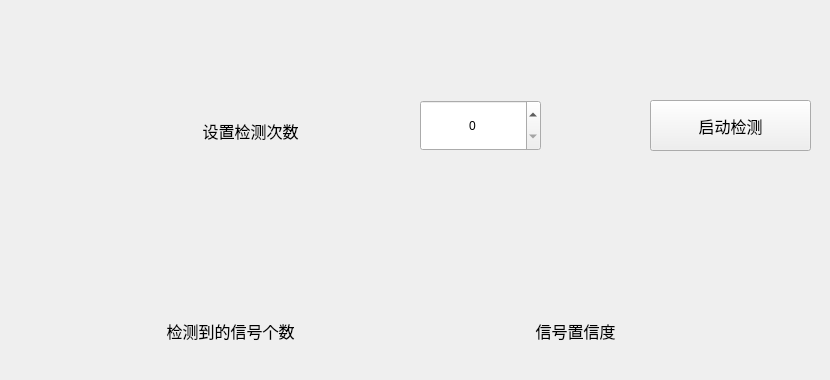
         <widget class="QWidget" name="page_2">
          <widget class="QLabel" name="label_131">
           <property name="geometry">
            <rect>
             <x>320</x>
             <y>300</y>
             <width>171</width>
             <height>51</height>
            </rect>
           </property>
           <property name="font">
            <font>
             <family>Adobe Devanagari</family>
             <pointsize>12</pointsize>
            </font>
           </property>
           <property name="text">
            <string/>
           </property>
           <property name="alignment">
            <set>Qt::AlignCenter</set>
           </property>
          </widget>
          <widget class="QLabel" name="label_132">
           <property name="geometry">
            <rect>
             <x>470</x>
             <y>300</y>
             <width>211</width>
             <height>61</height>
            </rect>
           </property>
           <property name="font">
            <font>
             <family>Adobe Devanagari</family>
             <pointsize>12</pointsize>
            </font>
           </property>
           <property name="text">
            <string>信号置信度</string>
           </property>
           <property name="alignment">
            <set>Qt::AlignCenter</set>
           </property>
          </widget>
          <widget class="QLabel" name="label_133">
           <property name="geometry">
            <rect>
             <x>150</x>
             <y>90</y>
             <width>201</width>
             <height>81</height>
            </rect>
           </property>
           <property name="font">
            <font>
             <family>Adobe Devanagari</family>
             <pointsize>12</pointsize>
            </font>
           </property>
           <property name="text">
            <string>设置检测次数</string>
           </property>
           <property name="alignment">
            <set>Qt::AlignCenter</set>
           </property>
          </widget>
          <widget class="QLabel" name="label_134">
           <property name="geometry">
            <rect>
             <x>670</x>
             <y>290</y>
             <width>151</width>
             <height>61</height>
            </rect>
           </property>
           <property name="font">
            <font>
             <family>Adobe Devanagari</family>
             <pointsize>12</pointsize>
            </font>
           </property>
           <property name="text">
            <string/>
           </property>
           <property name="alignment">
            <set>Qt::AlignCenter</set>
           </property>
          </widget>
          <widget class="QPushButton" name="pushButton_20">
           <property name="geometry">
            <rect>
             <x>650</x>
             <y>100</y>
             <width>161</width>
             <height>51</height>
            </rect>
           </property>
           <property name="font">
            <font>
             <family>Adobe Devanagari</family>
             <pointsize>12</pointsize>
            </font>
           </property>
           <property name="text">
            <string>启动检测</string>
           </property>
          </widget>
          <widget class="QSpinBox" name="spinBox_6">
           <property name="geometry">
            <rect>
             <x>420</x>
             <y>100</y>
             <width>121</width>
             <height>51</height>
            </rect>
           </property>
           <property name="sizePolicy">
            <sizepolicy hsizetype="Maximum" vsizetype="Maximum">
             <horstretch>0</horstretch>
             <verstretch>0</verstretch>
            </sizepolicy>
           </property>
           <property name="maximumSize">
            <size>
             <width>9000</width>
             <height>3000</height>
            </size>
           </property>
           <property name="alignment">
            <set>Qt::AlignCenter</set>
           </property>
          </widget>
          <widget class="QLabel" name="label_135">
           <property name="geometry">
            <rect>
             <x>80</x>
             <y>290</y>
             <width>301</width>
             <height>81</height>
            </rect>
           </property>
           <property name="font">
            <font>
             <family>Adobe Devanagari</family>
             <pointsize>12</pointsize>
            </font>
           </property>
           <property name="text">
            <string>检测到的信号个数</string>
           </property>
           <property name="alignment">
            <set>Qt::AlignCenter</set>
           </property>
          </widget>
         </widget>
